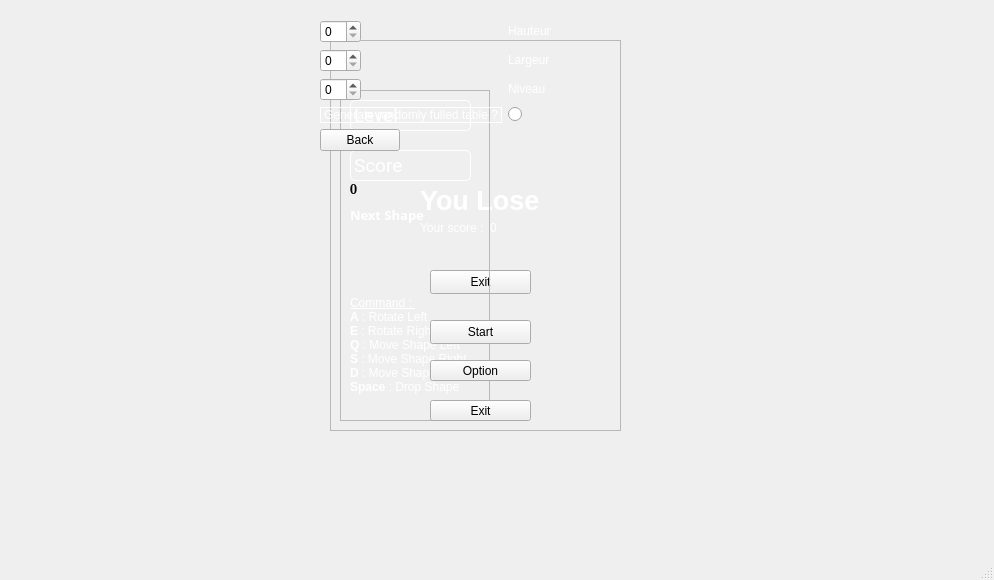
<?xml version="1.0" encoding="UTF-8"?>
<ui version="4.0">
 <class>Tetris</class>
 <widget class="QMainWindow" name="Tetris">
  <property name="geometry">
   <rect>
    <x>0</x>
    <y>0</y>
    <width>994</width>
    <height>580</height>
   </rect>
  </property>
  <property name="windowTitle">
   <string>Tetris</string>
  </property>
  <widget class="QWidget" name="centralwidget">
   <widget class="QWidget" name="TetrisScreen" native="true">
    <property name="enabled">
     <bool>true</bool>
    </property>
    <property name="geometry">
     <rect>
      <x>60</x>
      <y>20</y>
      <width>871</width>
      <height>481</height>
     </rect>
    </property>
    <property name="styleSheet">
     <string notr="true"/>
    </property>
    <widget class="QWidget" name="horizontalLayoutWidget">
     <property name="geometry">
      <rect>
       <x>30</x>
       <y>70</y>
       <width>651</width>
       <height>331</height>
      </rect>
     </property>
     <layout class="QHBoxLayout" name="horizontalLayout_5">
      <property name="spacing">
       <number>0</number>
      </property>
      <property name="leftMargin">
       <number>0</number>
      </property>
      <item>
       <widget class="QFrame" name="frame">
        <property name="enabled">
         <bool>true</bool>
        </property>
        <property name="maximumSize">
         <size>
          <width>150</width>
          <height>16777215</height>
         </size>
        </property>
        <property name="frameShape">
         <enum>QFrame::StyledPanel</enum>
        </property>
        <property name="frameShadow">
         <enum>QFrame::Raised</enum>
        </property>
        <widget class="QWidget" name="gridLayoutWidget_2">
         <property name="geometry">
          <rect>
           <x>40</x>
           <y>140</y>
           <width>61</width>
           <height>61</height>
          </rect>
         </property>
         <layout class="QGridLayout" name="next_shape_board"/>
        </widget>
        <widget class="QLabel" name="next_shape_label">
         <property name="geometry">
          <rect>
           <x>10</x>
           <y>110</y>
           <width>121</width>
           <height>31</height>
          </rect>
         </property>
         <property name="font">
          <font>
           <family>Segoe Script</family>
           <pointsize>10</pointsize>
           <bold>true</bold>
          </font>
         </property>
         <property name="styleSheet">
          <string notr="true">text-align: center;</string>
         </property>
         <property name="text">
          <string>&lt;html&gt;&lt;head/&gt;&lt;body&gt;&lt;p&gt;&lt;span style=&quot; color:#ffffff;&quot;&gt;Next Shape&lt;/span&gt;&lt;/p&gt;&lt;/body&gt;&lt;/html&gt;</string>
         </property>
        </widget>
        <widget class="QLabel" name="level_label">
         <property name="geometry">
          <rect>
           <x>10</x>
           <y>10</y>
           <width>121</width>
           <height>31</height>
          </rect>
         </property>
         <property name="font">
          <font>
           <family>Roboto</family>
           <pointsize>9</pointsize>
           <italic>false</italic>
           <bold>false</bold>
          </font>
         </property>
         <property name="styleSheet">
          <string notr="true">border: 1px solid white;
font: 9pt &quot;Roboto&quot;;
border-radius: 5px;</string>
         </property>
         <property name="text">
          <string>&lt;html&gt;&lt;head/&gt;&lt;body&gt;&lt;p&gt;&lt;span style=&quot; font-size:14pt; color:#ffffff;&quot;&gt;Level&lt;/span&gt;&lt;/p&gt;&lt;/body&gt;&lt;/html&gt;</string>
         </property>
        </widget>
        <widget class="QLabel" name="score_label">
         <property name="geometry">
          <rect>
           <x>10</x>
           <y>60</y>
           <width>121</width>
           <height>31</height>
          </rect>
         </property>
         <property name="font">
          <font>
           <family>Roboto</family>
           <pointsize>9</pointsize>
           <italic>false</italic>
           <bold>false</bold>
          </font>
         </property>
         <property name="styleSheet">
          <string notr="true">border: 1px solid white;
font: 9pt &quot;Roboto&quot;;
border-radius: 5px;</string>
         </property>
         <property name="text">
          <string>&lt;html&gt;&lt;head/&gt;&lt;body&gt;&lt;p&gt;&lt;span style=&quot; font-size:14pt; color:#ffffff;&quot;&gt;Score&lt;/span&gt;&lt;/p&gt;&lt;/body&gt;&lt;/html&gt;</string>
         </property>
        </widget>
        <widget class="QLabel" name="level_output">
         <property name="geometry">
          <rect>
           <x>10</x>
           <y>40</y>
           <width>121</width>
           <height>21</height>
          </rect>
         </property>
         <property name="font">
          <font>
           <family>Cambria</family>
           <pointsize>10</pointsize>
           <bold>true</bold>
          </font>
         </property>
         <property name="styleSheet">
          <string notr="true">color: white;</string>
         </property>
         <property name="text">
          <string>&lt;html&gt;&lt;head/&gt;&lt;body&gt;&lt;p&gt;&lt;span style=&quot; color:#000000;&quot;&gt;0&lt;/span&gt;&lt;/p&gt;&lt;/body&gt;&lt;/html&gt;</string>
         </property>
        </widget>
        <widget class="QLabel" name="score_output">
         <property name="geometry">
          <rect>
           <x>10</x>
           <y>90</y>
           <width>121</width>
           <height>21</height>
          </rect>
         </property>
         <property name="font">
          <font>
           <family>Cambria</family>
           <pointsize>10</pointsize>
           <bold>true</bold>
          </font>
         </property>
         <property name="styleSheet">
          <string notr="true">color: white;
</string>
         </property>
         <property name="text">
          <string>&lt;html&gt;&lt;head/&gt;&lt;body&gt;&lt;p&gt;&lt;span style=&quot; color:#000000;&quot;&gt;0&lt;/span&gt;&lt;/p&gt;&lt;/body&gt;&lt;/html&gt;</string>
         </property>
        </widget>
        <widget class="QLabel" name="command">
         <property name="geometry">
          <rect>
           <x>10</x>
           <y>190</y>
           <width>131</width>
           <height>131</height>
          </rect>
         </property>
         <property name="text">
          <string>&lt;html&gt;&lt;head/&gt;&lt;body&gt;&lt;p&gt;&lt;span style=&quot; text-decoration: underline; color:#ffffff;&quot;&gt;Command : &lt;/span&gt;&lt;span style=&quot; color:#ffffff;&quot;&gt;&lt;br/&gt;&lt;/span&gt;&lt;span style=&quot; font-weight:700; color:#ffffff;&quot;&gt;A&lt;/span&gt;&lt;span style=&quot; color:#ffffff;&quot;&gt; : Rotate Left&lt;br/&gt;&lt;/span&gt;&lt;span style=&quot; font-weight:700; color:#ffffff;&quot;&gt;E&lt;/span&gt;&lt;span style=&quot; color:#ffffff;&quot;&gt; : Rotate Right&lt;br/&gt;&lt;/span&gt;&lt;span style=&quot; font-weight:700; color:#ffffff;&quot;&gt;Q&lt;/span&gt;&lt;span style=&quot; color:#ffffff;&quot;&gt; : Move Shape Left&lt;br/&gt;&lt;/span&gt;&lt;span style=&quot; font-weight:700; color:#ffffff;&quot;&gt;S&lt;/span&gt;&lt;span style=&quot; color:#ffffff;&quot;&gt; : Move Shape Right&lt;br/&gt;&lt;/span&gt;&lt;span style=&quot; font-weight:700; color:#ffffff;&quot;&gt;D&lt;/span&gt;&lt;span style=&quot; color:#ffffff;&quot;&gt; : Move Shape Down&lt;br/&gt;&lt;/span&gt;&lt;span style=&quot; font-weight:700; color:#ffffff;&quot;&gt;Space&lt;/span&gt;&lt;span style=&quot; color:#ffffff;&quot;&gt; : Drop Shape&lt;/span&gt;&lt;/p&gt;&lt;/body&gt;&lt;/html&gt;</string>
         </property>
        </widget>
       </widget>
      </item>
      <item>
       <layout class="QGridLayout" name="board">
        <property name="topMargin">
         <number>0</number>
        </property>
        <property name="spacing">
         <number>0</number>
        </property>
       </layout>
      </item>
     </layout>
    </widget>
   </widget>
   <widget class="QWidget" name="TetrisGameOver" native="true">
    <property name="enabled">
     <bool>true</bool>
    </property>
    <property name="geometry">
     <rect>
      <x>370</x>
      <y>180</y>
      <width>301</width>
      <height>131</height>
     </rect>
    </property>
    <widget class="QLabel" name="test_over">
     <property name="geometry">
      <rect>
       <x>50</x>
       <y>0</y>
       <width>121</width>
       <height>41</height>
      </rect>
     </property>
     <property name="text">
      <string>&lt;html&gt;&lt;head/&gt;&lt;body&gt;&lt;p&gt;&lt;span style=&quot; font-size:20pt; font-weight:700; color:#ffffff;&quot;&gt;You Lose&lt;/span&gt;&lt;/p&gt;&lt;/body&gt;&lt;/html&gt;</string>
     </property>
    </widget>
    <widget class="QLabel" name="end_score">
     <property name="geometry">
      <rect>
       <x>50</x>
       <y>40</y>
       <width>71</width>
       <height>16</height>
      </rect>
     </property>
     <property name="styleSheet">
      <string notr="true">color: white;</string>
     </property>
     <property name="text">
      <string>Your score : </string>
     </property>
    </widget>
    <widget class="QLabel" name="end_score_output">
     <property name="geometry">
      <rect>
       <x>120</x>
       <y>40</y>
       <width>81</width>
       <height>16</height>
      </rect>
     </property>
     <property name="styleSheet">
      <string notr="true">color:white;</string>
     </property>
     <property name="text">
      <string>0</string>
     </property>
    </widget>
    <widget class="QPushButton" name="end_exit">
     <property name="geometry">
      <rect>
       <x>60</x>
       <y>90</y>
       <width>101</width>
       <height>24</height>
      </rect>
     </property>
     <property name="text">
      <string>Exit</string>
     </property>
    </widget>
   </widget>
   <widget class="QLabel" name="backGround">
    <property name="geometry">
     <rect>
      <x>-10</x>
      <y>0</y>
      <width>991</width>
      <height>561</height>
     </rect>
    </property>
    <property name="minimumSize">
     <size>
      <width>49</width>
      <height>16</height>
     </size>
    </property>
    <property name="text">
     <string/>
    </property>
   </widget>
   <widget class="QFrame" name="MenuSCreen">
    <property name="enabled">
     <bool>true</bool>
    </property>
    <property name="geometry">
     <rect>
      <x>330</x>
      <y>40</y>
      <width>291</width>
      <height>391</height>
     </rect>
    </property>
    <property name="styleSheet">
     <string notr="true"/>
    </property>
    <property name="frameShape">
     <enum>QFrame::StyledPanel</enum>
    </property>
    <property name="frameShadow">
     <enum>QFrame::Raised</enum>
    </property>
    <widget class="QPushButton" name="Start">
     <property name="geometry">
      <rect>
       <x>100</x>
       <y>280</y>
       <width>101</width>
       <height>24</height>
      </rect>
     </property>
     <property name="text">
      <string>Start</string>
     </property>
    </widget>
    <widget class="QPushButton" name="Exit">
     <property name="geometry">
      <rect>
       <x>100</x>
       <y>360</y>
       <width>101</width>
       <height>21</height>
      </rect>
     </property>
     <property name="text">
      <string>Exit</string>
     </property>
    </widget>
    <widget class="QPushButton" name="Option">
     <property name="geometry">
      <rect>
       <x>100</x>
       <y>320</y>
       <width>101</width>
       <height>21</height>
      </rect>
     </property>
     <property name="styleSheet">
      <string notr="true"/>
     </property>
     <property name="text">
      <string>Option</string>
     </property>
    </widget>
    <widget class="QLabel" name="tetris_title_label_2">
     <property name="geometry">
      <rect>
       <x>40</x>
       <y>10</y>
       <width>211</width>
       <height>151</height>
      </rect>
     </property>
     <property name="font">
      <font>
       <family>Segoe Print</family>
       <pointsize>20</pointsize>
       <bold>true</bold>
       <underline>true</underline>
      </font>
     </property>
     <property name="styleSheet">
      <string notr="true">image: url(:/menumusic/Resources/images/Logo.ico);</string>
     </property>
     <property name="text">
      <string>&lt;html&gt;&lt;head/&gt;&lt;body&gt;&lt;p&gt;&lt;br/&gt;&lt;/p&gt;&lt;/body&gt;&lt;/html&gt;</string>
     </property>
    </widget>
   </widget>
   <widget class="QWidget" name="widget" native="true">
    <property name="geometry">
     <rect>
      <x>310</x>
      <y>10</y>
      <width>331</width>
      <height>441</height>
     </rect>
    </property>
    <property name="sizePolicy">
     <sizepolicy hsizetype="Fixed" vsizetype="Fixed">
      <horstretch>0</horstretch>
      <verstretch>0</verstretch>
     </sizepolicy>
    </property>
    <widget class="QWidget" name="formLayoutWidget">
     <property name="geometry">
      <rect>
       <x>10</x>
       <y>10</y>
       <width>311</width>
       <height>421</height>
      </rect>
     </property>
     <layout class="QFormLayout" name="formLayout">
      <item row="0" column="0">
       <widget class="QSpinBox" name="Box_Hauteur"/>
      </item>
      <item row="0" column="1">
       <widget class="QLabel" name="Label_Hauteur">
        <property name="text">
         <string>&lt;html&gt;&lt;head/&gt;&lt;body&gt;&lt;p&gt;&lt;span style=&quot; color:#ffffff;&quot;&gt;Hauteur&lt;/span&gt;&lt;/p&gt;&lt;/body&gt;&lt;/html&gt;</string>
        </property>
       </widget>
      </item>
      <item row="1" column="0">
       <widget class="QSpinBox" name="Box_Largeur"/>
      </item>
      <item row="1" column="1">
       <widget class="QLabel" name="Label_Largeur">
        <property name="text">
         <string>&lt;html&gt;&lt;head/&gt;&lt;body&gt;&lt;p&gt;&lt;span style=&quot; color:#ffffff;&quot;&gt;Largeur&lt;/span&gt;&lt;/p&gt;&lt;/body&gt;&lt;/html&gt;</string>
        </property>
       </widget>
      </item>
      <item row="2" column="0">
       <widget class="QSpinBox" name="Box_Niveau">
        <property name="wrapping">
         <bool>false</bool>
        </property>
       </widget>
      </item>
      <item row="2" column="1">
       <widget class="QLabel" name="Label_Niveau">
        <property name="styleSheet">
         <string notr="true">color: white;</string>
        </property>
        <property name="text">
         <string>&lt;html&gt;&lt;head/&gt;&lt;body&gt;&lt;p&gt;&lt;span style=&quot; color:#ffffff;&quot;&gt;Niveau&lt;/span&gt;&lt;/p&gt;&lt;/body&gt;&lt;/html&gt;</string>
        </property>
       </widget>
      </item>
      <item row="3" column="0">
       <widget class="QLabel" name="Label_Aleatoire">
        <property name="styleSheet">
         <string notr="true">border: 1px solid white;
color: white;</string>
        </property>
        <property name="frameShape">
         <enum>QFrame::Box</enum>
        </property>
        <property name="text">
         <string>&lt;html&gt;&lt;head/&gt;&lt;body&gt;&lt;p&gt;&lt;span style=&quot; color:#ffffff;&quot;&gt;Generate randomly fulled table ?&lt;/span&gt;&lt;/p&gt;&lt;/body&gt;&lt;/html&gt;</string>
        </property>
       </widget>
      </item>
      <item row="3" column="1">
       <widget class="QRadioButton" name="random_board">
        <property name="styleSheet">
         <string notr="true"/>
        </property>
        <property name="text">
         <string/>
        </property>
       </widget>
      </item>
      <item row="4" column="0">
       <widget class="QPushButton" name="BackMenu">
        <property name="text">
         <string>Back</string>
        </property>
       </widget>
      </item>
     </layout>
    </widget>
   </widget>
   <zorder>backGround</zorder>
   <zorder>TetrisGameOver</zorder>
   <zorder>TetrisScreen</zorder>
   <zorder>MenuSCreen</zorder>
   <zorder>widget</zorder>
  </widget>
  <widget class="QMenuBar" name="menubar">
   <property name="geometry">
    <rect>
     <x>0</x>
     <y>0</y>
     <width>994</width>
     <height>17</height>
    </rect>
   </property>
  </widget>
  <widget class="QStatusBar" name="statusbar"/>
  <action name="actionExit">
   <property name="text">
    <string>Exit</string>
   </property>
  </action>
 </widget>
 <resources/>
 <connections/>
</ui>
